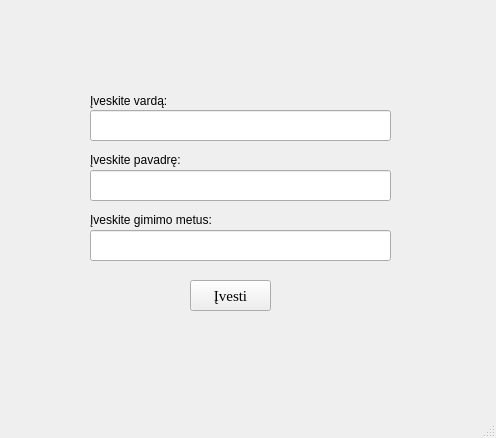
<?xml version="1.0" encoding="UTF-8"?>
<ui version="4.0">
 <class>MainWindow</class>
 <widget class="QMainWindow" name="MainWindow">
  <property name="geometry">
   <rect>
    <x>0</x>
    <y>0</y>
    <width>496</width>
    <height>438</height>
   </rect>
  </property>
  <property name="windowTitle">
   <string>MainWindow</string>
  </property>
  <widget class="QWidget" name="centralwidget">
   <widget class="QLineEdit" name="vardas">
    <property name="geometry">
     <rect>
      <x>90</x>
      <y>110</y>
      <width>301</width>
      <height>31</height>
     </rect>
    </property>
   </widget>
   <widget class="QPushButton" name="mygtukas">
    <property name="geometry">
     <rect>
      <x>190</x>
      <y>280</y>
      <width>81</width>
      <height>31</height>
     </rect>
    </property>
    <property name="font">
     <font>
      <family>Times New Roman</family>
      <pointsize>11</pointsize>
     </font>
    </property>
    <property name="text">
     <string>Įvesti</string>
    </property>
   </widget>
   <widget class="QLineEdit" name="pavarde">
    <property name="geometry">
     <rect>
      <x>90</x>
      <y>170</y>
      <width>301</width>
      <height>31</height>
     </rect>
    </property>
   </widget>
   <widget class="QLineEdit" name="amzius">
    <property name="geometry">
     <rect>
      <x>90</x>
      <y>230</y>
      <width>301</width>
      <height>31</height>
     </rect>
    </property>
   </widget>
   <widget class="QLabel" name="pasisveikinimas">
    <property name="geometry">
     <rect>
      <x>90</x>
      <y>90</y>
      <width>271</width>
      <height>21</height>
     </rect>
    </property>
    <property name="text">
     <string>Įveskite vardą:</string>
    </property>
   </widget>
   <widget class="QLabel" name="pasisveikinimas_2">
    <property name="geometry">
     <rect>
      <x>90</x>
      <y>150</y>
      <width>271</width>
      <height>20</height>
     </rect>
    </property>
    <property name="text">
     <string>Įveskite pavadrę:</string>
    </property>
   </widget>
   <widget class="QLabel" name="pasisveikinimas_3">
    <property name="geometry">
     <rect>
      <x>90</x>
      <y>210</y>
      <width>271</width>
      <height>20</height>
     </rect>
    </property>
    <property name="text">
     <string>Įveskite gimimo metus:</string>
    </property>
   </widget>
   <widget class="QLabel" name="zinute">
    <property name="geometry">
     <rect>
      <x>50</x>
      <y>320</y>
      <width>401</width>
      <height>61</height>
     </rect>
    </property>
    <property name="text">
     <string/>
    </property>
   </widget>
  </widget>
  <widget class="QMenuBar" name="menubar">
   <property name="geometry">
    <rect>
     <x>0</x>
     <y>0</y>
     <width>496</width>
     <height>22</height>
    </rect>
   </property>
  </widget>
  <widget class="QStatusBar" name="statusbar"/>
 </widget>
 <resources/>
 <connections/>
</ui>
